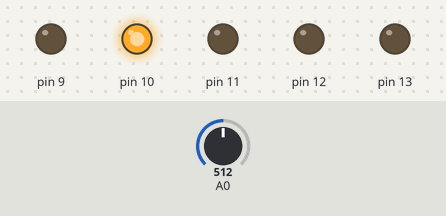
Bench run of a sketch on a simulated Arduino Uno, built with avr-gcc and run on an emulated ATmega328P. On the bench: output pins drawn as LEDs (lit = HIGH). Dashed ring = blinking. The inputs (shaded band) are chosen by the test bench; at power-on: A0 = 512.

Above: at 2.0 s.
2.1 s: A0 set to 122
At 4.89 s:
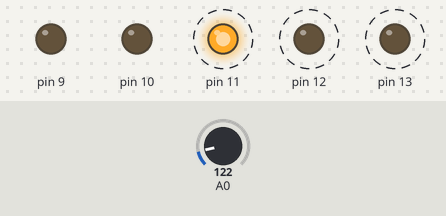
6.1 s: A0 set to 306
At 8.7 s:
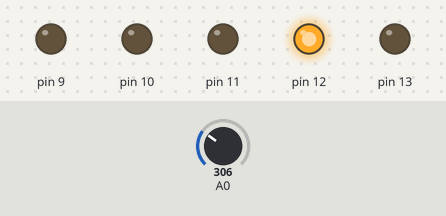
9.6 s: A0 set to 511
At 10.6 s:
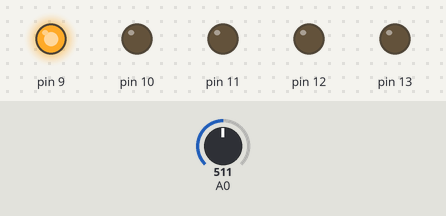
Timing chart, 0 to 17.3 s (numbered marks = the images above; inputs shaded):
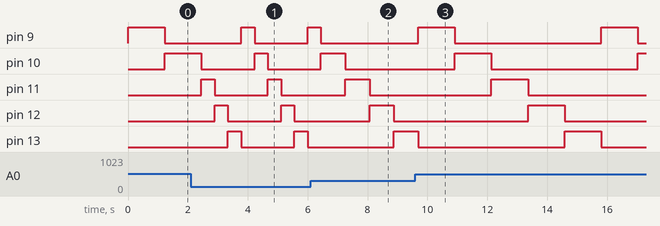

Measured:
- after the input at 2.1 s, pin 9: LOW → HIGH after 1.7 s, → LOW 0.44 s later, → HIGH 1.8 s later
- after the input at 6.1 s, pin 9: goes on until 6.4 s, then stays LOW
- after the input at 9.6 s, pin 9: HIGH → LOW after 1.3 s, → HIGH 4.9 s later, → LOW 1.2 s later

The sketch:

chenillard.ino
```cpp
void setup() {
  pinMode(13, OUTPUT);
  pinMode(12, OUTPUT);
  pinMode(11, OUTPUT);
  pinMode(10, OUTPUT);
  pinMode(9, OUTPUT);
}

int state = 1;
void loop() {
  for (int i = 0; i < 5; ++i)
  digitalWrite(9 + i, state & (1 << i) ? HIGH : LOW);
  state = state << 1;
  if (state & (1 << 5))
    state = 1;
   int v = analogRead(A0);
  delay((v * 2) + 200);
}
```
